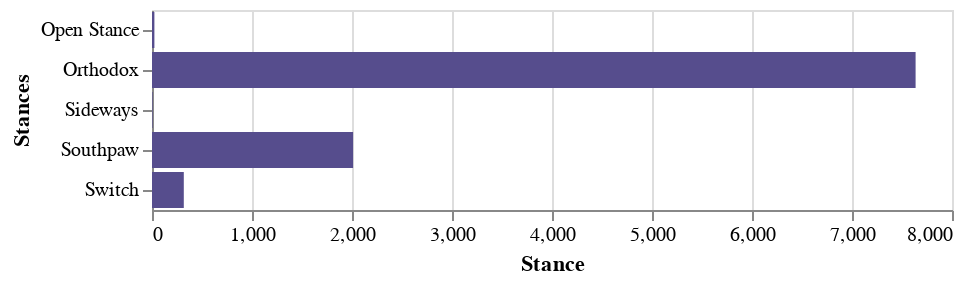

The cell this chart's notebook holds for it:
### Code cell
# Looking at stance counts for colum R_Stance
import altair as alt
import seaborn as sns

Stance = pd.DataFrame(fighters_df['Stance'].value_counts())
Stance['Stances'] = Stance.index

alt.Chart(Stance).mark_bar(
    color="#564d8d"
).encode(
    x='Stance',
    y='Stances'
)

### Figure 1 — Vega-Lite specification as saved in the notebook (floating-point values rounded to 4 significant figures)
{"config": {"view": {"continuousWidth": 400, "continuousHeight": 300}}, "data": {"name": "data-b2c9f4f07496c5c4fed8b4b2835636e6"}, "mark": {"type": "bar", "color": "#564d8d"}, "encoding": {"x": {"type": "quantitative", "field": "Stance"}, "y": {"type": "nominal", "field": "Stances"}}, "$schema": "https://vega.github.io/schema/vega-lite/v4.0.2.json", "datasets": {"data-b2c9f4f07496c5c4fed8b4b2835636e6": [{"Stance": 7636, "Stances": "Orthodox"}, {"Stance": 2011, "Stances": "Southpaw"}, {"Stance": 318, "Stances": "Switch"}, {"Stance": 24, "Stances": "Open Stance"}, {"Stance": 6, "Stances": "Sideways"}]}}
